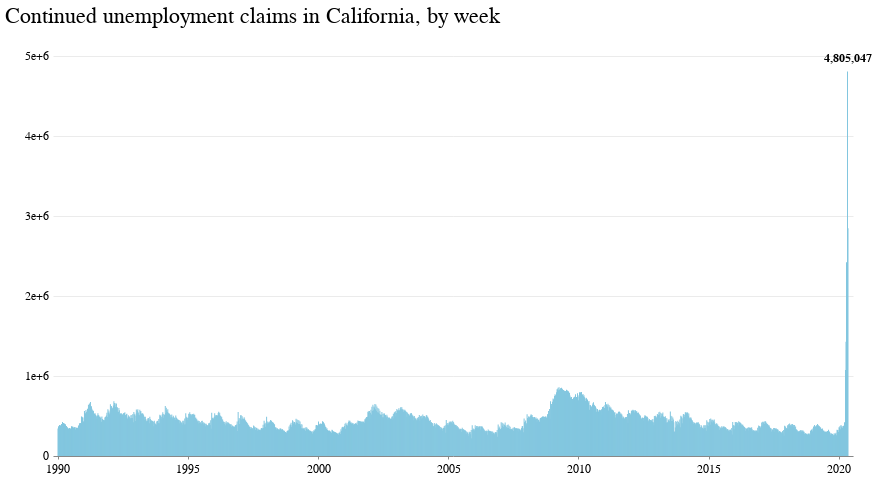

Write notebook code for a chart like this one.
### Code cell
continued_claims_chart = alt.Chart((rawca.query("date > '01/01/1990'"))).mark_bar(size=1)\
.encode(
    x=alt.X('date:T', title='', axis=alt.Axis(grid=False, tickCount=6, format='%Y')),
    y=alt.Y('continued_claims:Q', title=' ', axis=alt.Axis(gridWidth=.6,\
     gridColor='#dddddd',offset=3,tickSize=0,domainOpacity=0,tickCount=5, format=''))
).properties(width=800, height=400,
     title='Continued unemployment claims in California, by week'
 )

continued_claims_chart_text = (
    alt.Chart((rawca.query("continued_claims == continued_claims.max()")))\
    .mark_text(dy=-14, color="#000000", font='Benton Gothic', fontWeight='bolder', fontSize=12)
    .encode(x=alt.X("date:T"), y=alt.Y("continued_claims:Q"), text=alt.Text("continued_claims:Q",format=','))
)

(continued_claims_chart + continued_claims_chart_text).configure_view(strokeOpacity=0)

### Figure 1 — Vega-Lite specification as saved in the notebook (floating-point values rounded to 4 significant figures; data arrays with more than 128 entries replaced by an {"elided": "..."} marker saying what was removed)
{"config": {"view": {"width": 800, "height": 450, "strokeOpacity": 0}, "background": "#ffffff", "title": {"anchor": "start", "font": "Benton Gothic Bold, sans", "fontColor": "#000000", "fontSize": 22, "fontWeight": "normal"}, "arc": {"fill": "#82c6df"}, "area": {"fill": "#82c6df"}, "line": {"stroke": "#82c6df", "strokeWidth": 3}, "path": {"stroke": "#82c6df"}, "rect": {"fill": "#82c6df"}, "shape": {"stroke": "#82c6df"}, "bar": {"fill": "#82c6df"}, "point": {"stroke": "#82c6df"}, "symbol": {"fill": "#82c6df", "size": 30}, "axis": {"titleFont": "Benton Gothic Bold, sans", "titleFontSize": 13, "titleFontWeight": "normal", "labelFont": "Benton Gothic, sans", "labelFontSize": 11.5, "labelFontWeight": "normal"}, "axisX": {"labelAngle": 0, "labelPadding": 4, "tickSize": 3}, "axisY": {"labelBaseline": "middle", "maxExtent": 45, "minExtent": 45, "tickSize": 2, "titleAlign": "left", "titleAngle": 0, "titleX": -45, "titleY": -11}, "legend": {"titleFont": "Benton Gothic Bold, sans", "titleFontSize": 13, "titleFontWeight": "normal", "symbolType": "square", "labelFont": "Benton Gothic, sans", "labelFontSize": 11.5}, "range": {"category": ["#3580b1", "#ec8431", "#ab7fb4", "#c89d29", "#adc839", "#829eb1"], "diverging": ["#e68a4f", "#f4bb6a", "#f9e39c", "#dadfe2", "#a6b7c6", "#849eae"], "heatmap": ["#fbf2c7", "#f9e39c", "#f8d36e", "#f4bb6a", "#e68a4f", "#d15a40", "#ab4232"], "ordinal": ["#fbf2c7", "#f9e39c", "#f8d36e", "#f4bb6a", "#e68a4f", "#d15a40", "#ab4232"], "ramp": ["#fbf2c7", "#f9e39c", "#f8d36e", "#f4bb6a", "#e68a4f", "#d15a40", "#ab4232"]}}, "layer": [{"data": {"name": "data-0f74068cb086094c881257c99486143f"}, "mark": {"type": "bar", "size": 1}, "encoding": {"x": {"type": "temporal", "axis": {"format": "%Y", "grid": false, "tickCount": 6}, "field": "date", "title": ""}, "y": {"type": "quantitative", "axis": {"domainOpacity": 0, "format": "", "gridColor": "#dddddd", "gridWidth": 0.6, "offset": 3, "tickCount": 5, "tickSize": 0}, "field": "continued_claims", "title": " "}}, "height": 400, "title": "Continued unemployment claims in California, by week", "width": 800}, {"data": {"name": "data-f699dbd1f30fb413298ad49b1d9fd73a"}, "mark": {"type": "text", "color": "#000000", "dy": -14, "font": "Benton Gothic", "fontSize": 12, "fontWeight": "bolder"}, "encoding": {"text": {"type": "quantitative", "field": "continued_claims", "format": ","}, "x": {"type": "temporal", "field": "date"}, "y": {"type": "quantitative", "field": "continued_claims"}}}], "$schema": "https://vega.github.io/schema/vega-lite/v4.0.2.json", "datasets": {"data-0f74068cb086094c881257c99486143f": {"elided": "1584 records"}, "data-f699dbd1f30fb413298ad49b1d9fd73a": [{"index": 8928, "state": "CA", "date": "2020-05-02T00:00:00", "week": 17, "week_ending": "4/25/2020", "initial_claims": 315893, "fic": 197, "xic": 174, "wsic": 1675, "wseic": 364, "continued_claims": 4805047, "fcw": 3966, "xcw": 3269, "wscw": 13224, "wsecw": 3314, "ebt": "0", "ebui": "0", "abt": 3810, "abui": 3733, "at": 1125499, "covered_unemployment": 17330010, "rate_insured_unemployment": 6.49, "ar": 2.2, "p": 295.0, "status": "B", "status_change_date": "5/10/2020", "curdate": "5/19/2020", "priorwk_pub": "5/14/2020", "priorwk": "5/12/2020"}]}}
